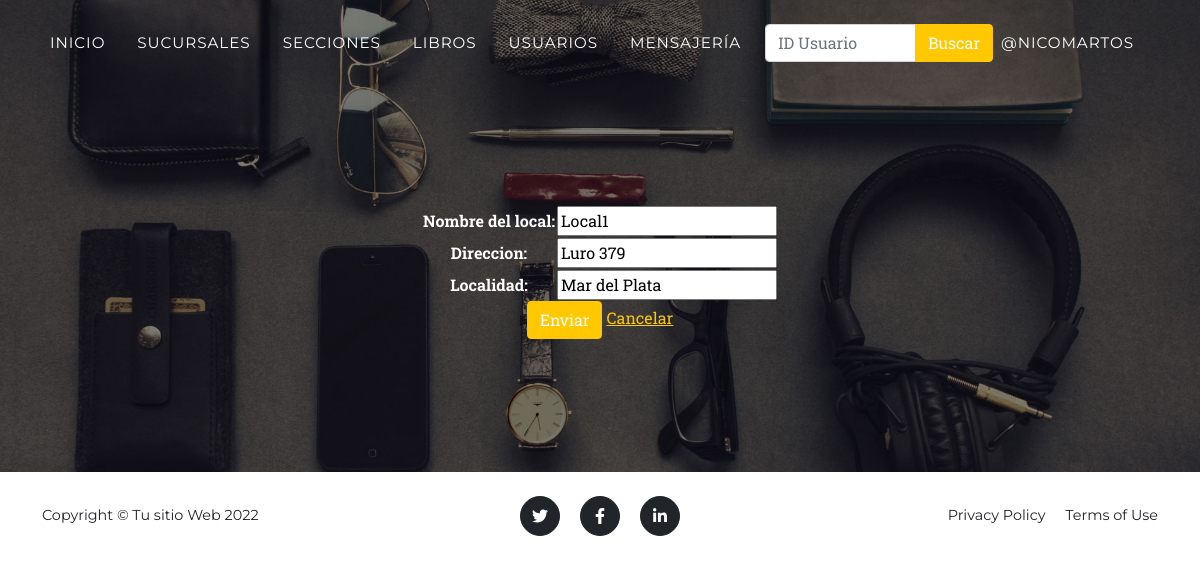
/BookApp/sucursales/update/8 (signed in), run on the app's committed database.
### AppEntrega1/models.py (models this page shows, shortened)
class Sucursal(models.Model):
    nombre = models.CharField(max_length=50, verbose_name='Nombre del local')
    localidad = models.CharField(max_length=50)
    direccion = models.CharField(max_length=50)

### AppEntrega1/views.py (the view)
# urls.py: path('sucursales/update/<pk>', SucursalUpdateView.as_view(), name = 'sucursal_update'),
class SucursalUpdateView(LoginRequiredMixin, UpdateView):
    model = Sucursal
    success_url = reverse_lazy('sucursales')
    fields = ['nombre', 'direccion', 'localidad']
    template_name = 'AppEntrega1/sucursales_form.html'

### templates/AppEntrega1/sucursales_form.html (shortened to what this page needs)
{% extends 'AppEntrega1/padre.html' %} j
{% block respectivo1 %}
    <form action="" method="POST">
    <div class="position-relative">
        <div class="position-absolute top-50 start-50 translate-middle">
            <form action="" method="POST">
                <table>
                    {{form.as_table}}
                </table>
                <input class="btn btn-primary" type="submit" value="Enviar">
                <a href="{% url 'sucursales' %}"> Cancelar </a>
            </form>
        </div>
    </div>
{% endblock %}

### templates/AppEntrega1/padre.html (shortened to what this page needs)
<!DOCTYPE html>
<html lang="en">
    <head>
        {% load static %}
        <link href="{% static 'AppEntrega1/css/styles.css' %}" rel="stylesheet" />
    </head>
    <body id="page-top">
        <nav class="navbar navbar-expand-lg navbar-dark fixed-top" id="mainNav">
            <div class="container">
                <div class="collapse navbar-collapse" id="navbarResponsive">
                    <ul class="navbar-nav text-uppercase ms-auto py-4 py-lg-0">
                        <li class="nav-item"><a class="nav-link" href="{% url 'home' %}">Inicio</a>
                        <li class="nav-item"><a class="nav-link" href="{% url 'sucursales' %}">Sucursales</a></li>
                        <li class="nav-item"><a class="nav-link" href="{% url 'secciones' %}">Secciones</a></li>
                        <li class="nav-item"><a class="nav-link" href="{% url 'libros' %}">Libros</a></li>
                        <li class="nav-item"><a class="nav-link" href="{% url 'usuarios' %}">Usuarios</a></li>
                        <li class="nav-item"><a class="nav-link" href="{% url 'mensajeria' %}">Mensajería</a></li>
                        <form class="input-group mb-3" action="{% url 'buscar' %}" method="GET">
                            <input type="text" class="form-control" placeholder="ID Usuario" name="id_socio">
                            <button class="btn btn-primary" type="submit" href="{% url 'busqueda_usuario' %}">Buscar</button>
                        </form>
                        {% if not user.is_authenticated %}
                            <li class="nav-item"><a class="btn btn-primary" href="{% url 'home' %}">Login</a></li>
                        {% else %}
                            <li class="nav-item"><a class="nav-link" href="{% url 'mi_perfil' %}">@{{user.username}}</a></li>
                        {% endif %}
                    </ul>
                </div>
            </div>
        </nav>
        <header class="masthead">
            <div class="container">
               {% block respectivo1 %}
               {% endblock %}
            </div>
        </header>
        <footer class="footer py-4">
            <div class="container">
                <div class="row align-items-center">
                    <div class="col-lg-4 text-lg-start">Copyright &copy; Tu sitio Web 2022</div>
                    <div class="col-lg-4 my-3 my-lg-0">
                        <a class="btn btn-dark btn-social mx-2" href="https://www.twitter.com/"><i class="fab fa-twitter"></i></a>
                        <a class="btn btn-dark btn-social mx-2" href="https://www.facebook.com/"><i class="fab fa-facebook-f"></i></a>
                        <a class="btn btn-dark btn-social mx-2" href="https://www.linkedin.com/"><i class="fab fa-linkedin-in"></i></a>
                    </div>
                    <div class="col-lg-4 text-lg-end">
                        <a class="link-dark text-decoration-none me-3" href="{% url 'pagina_construccion' %}">Privacy Policy</a>
                        <a class="link-dark text-decoration-none" href="{% url 'pagina_construccion' %}">Terms of Use</a>
                    </div>
                </div>
            </div>
        </footer>

### data on the page
Sucursal: nombre "Local1", direccion "Luro 379", localidad "Mar del Plata"

### other printed values
{{ user.username }} "NICOMARTOS"
